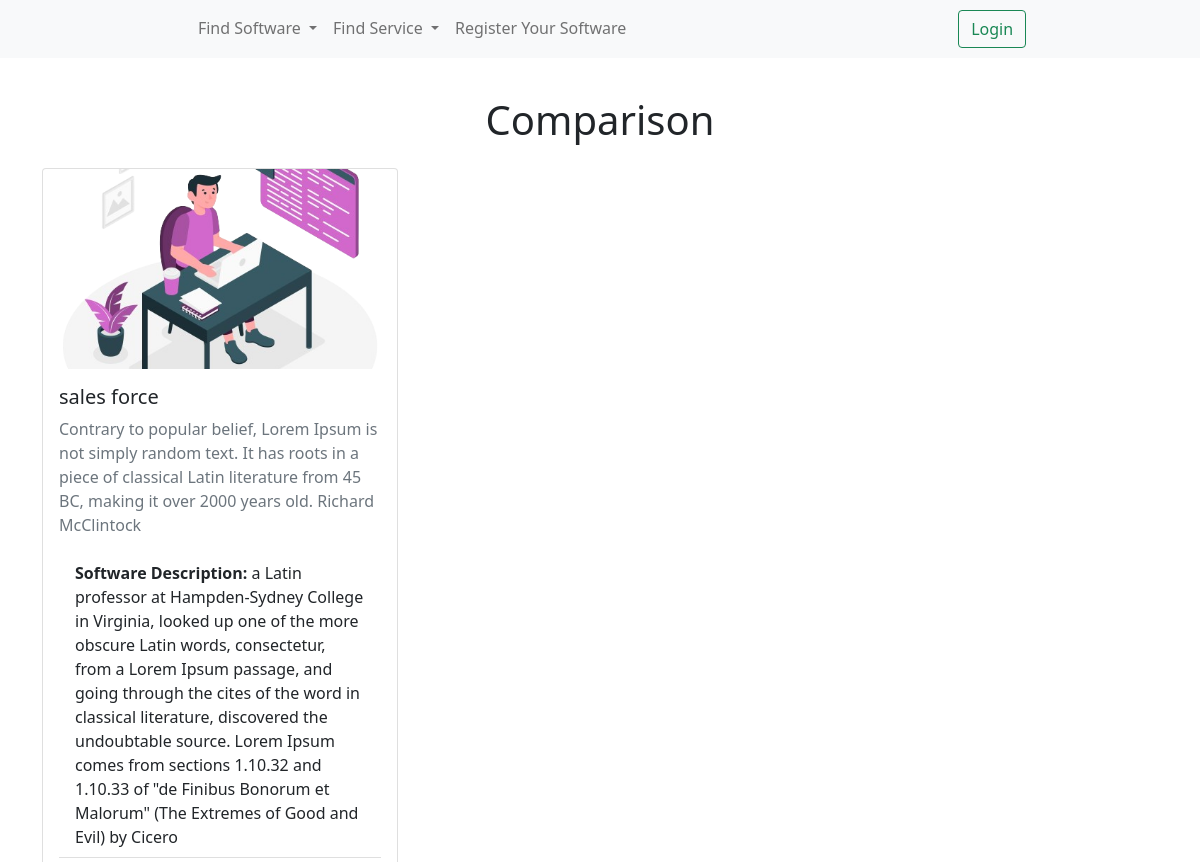
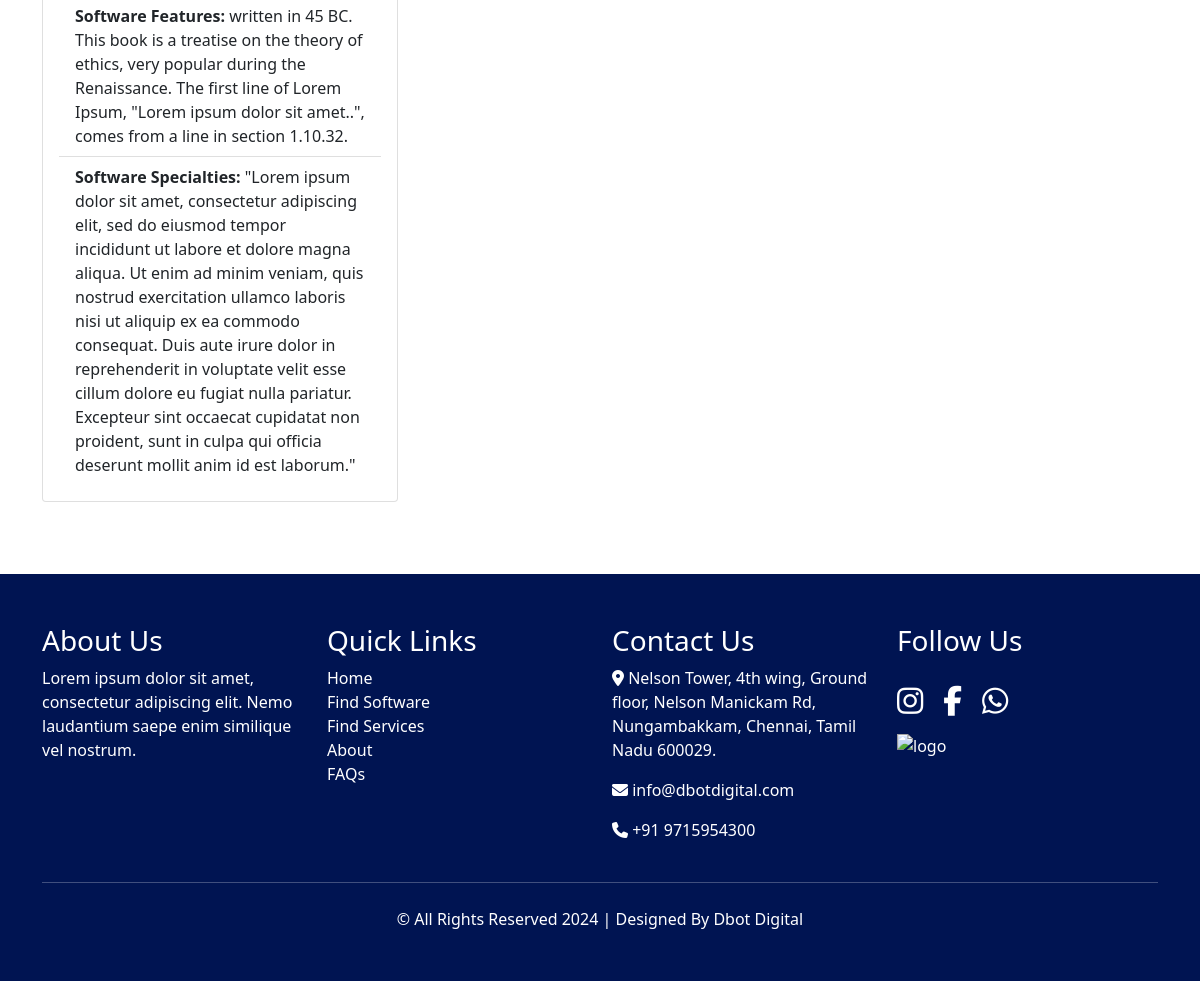
Screenshot of /compare-software/1/ with the database file from the repository (2 pictures, top to bottom).
### listingapp/models.py (models this page shows, shortened)
class SoftwareList(models.Model):
    image = models.ImageField(upload_to='software_images/')
    heading = models.CharField(max_length=255)
    description = models.TextField()
    software_description = models.TextField()
    software_features = models.TextField()
    software_specialties = models.TextField()
    subcategory = models.ForeignKey(Subcategory, on_delete=models.CASCADE)
    is_premium = models.BooleanField(default=False)  # Add a BooleanField for premium purchase option
    amount = models.DecimalField(max_digits=10, decimal_places=2, null=True, blank=True)  # Add DecimalField for premium purchase amount

### listingapp/views.py (the view)
# urls.py: path('compare-software/<str:ids>/', compare_software, name='compare_software'),
def compare_software(request, ids):
    software_ids = ids.split(',')
    selected_software = SoftwareList.objects.filter(id__in=software_ids)
    return render(request, 'compare_software.html', {'selected_software': selected_software})

### listingapp/templates/compare_software.html
{% extends 'base.html' %}
{% load static %}
{% block content %}
<br><br>
<div class="container py-5">
    <h1 class="mb-4 text-center">Comparison</h1>
    <div class="row">
        {% for software in selected_software %}
        <div class="col-md-4">
            <div class="card mb-4">
                <img src="{{ software.image.url }}" class="card-img-top" alt="{{ software.heading }}" style="width: 100%; height: 200px; object-fit: cover;">
                <div class="card-body">
                    <h5 class="card-title">{{ software.heading }}</h5>
                    <p class="card-text text-muted">{{ software.description }}</p>
                    <ul class="list-group list-group-flush">
                        <li class="list-group-item"><strong>Software Description:</strong> {{ software.software_description }}</li>
                        <li class="list-group-item"><strong>Software Features:</strong> {{ software.software_features }}</li>
                        <li class="list-group-item"><strong>Software Specialties:</strong> {{ software.software_specialties }}</li>
                    </ul>
                </div>
            </div>
        </div>
        {% endfor %}
    </div>
</div>
{% endblock %}

### rows the page displays
SoftwareList: image (picture), heading "sales force", description "Contrary to popular belief, Lorem Ipsum is not simply random text. It has roots in a piece of classical Latin literature from 45 BC, making it over 2000 years old. Richard McClintock", software_description "a Latin professor at Hampden-Sydney College in Virginia, looked up one of the more obscure Latin words, consectetur, from a Lorem Ipsum passage, and going through the cites of the word in classical literature, discovered the undoubtable source. Lorem Ipsum comes from sections 1.10.32 and 1.10.33 of \"de Finibus Bonorum et Malorum\" (The Extremes of Good and Evil) by Cicero", software_features "written in 45 BC. This book is a treatise on the theory of ethics, very popular during the Renaissance. The first line of Lorem Ipsum, \"Lorem ipsum dolor sit amet..\", comes from a line in section 1.10.32.", software_specialties "\"Lorem ipsum dolor sit amet, consectetur adipiscing elit, sed do eiusmod tempor incididunt ut labore et dolore magna aliqua. Ut enim ad minim veniam, quis nostrud exercitation ullamco laboris nisi ut aliquip ex ea commodo consequat. Duis aute irure dolor in reprehenderit in voluptate velit esse cillum dolore eu fugiat nulla pariatur. Excepteur sint occaecat cupidatat non proident, sunt in culpa qui officia deserunt mollit anim id est laborum.\""
